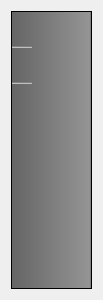
<?xml version="1.0" encoding="UTF-8"?>
<ui version="4.0">
 <class>sidebar</class>
 <widget class="QWidget" name="sidebar">
  <property name="geometry">
   <rect>
    <x>0</x>
    <y>0</y>
    <width>103</width>
    <height>300</height>
   </rect>
  </property>
  <property name="windowTitle">
   <string>Form</string>
  </property>
  <layout class="QVBoxLayout" name="verticalLayout">
   <item>
    <widget class="AdminSidebar" name="listWidget">
     <property name="focusPolicy">
      <enum>Qt::NoFocus</enum>
     </property>
     <property name="styleSheet">
      <string notr="true">QListWidget 
{ 
background: qlineargradient(spread:pad, x1:0, y1:0, x2:1, y2:0, stop:0 rgba(100, 100, 100, 255), stop:1 rgba(150, 150, 150, 255));  
border-right: 2px groove gray; 
}

QListWidget::item:hover 
{ 
background: qlineargradient(spread:pad, x1:0, y1:0, x2:1, y2:0, stop:0 rgba(150, 150, 150, 255), stop:1 rgba(200, 200, 200, 255)); 
}

QListWidget::item:selected 
{ 
background: qlineargradient(spread:pad, x1:0, y1:0, x2:1, y2:0, stop:0 rgba(200, 200, 200, 200), stop:1 rgba(220, 220, 220, 255)); 
}

QListWidget::item 
{ 
border-bottom: 2px groove gray; 
padding: 10px; color: white; 
}</string>
     </property>
     <property name="flow">
      <enum>QListView::TopToBottom</enum>
     </property>
     <property name="viewMode">
      <enum>QListView::IconMode</enum>
     </property>
     <property name="selectionRectVisible">
      <bool>false</bool>
     </property>
     <item>
      <property name="text">
       <string/>
      </property>
     </item>
     <item>
      <property name="text">
       <string/>
      </property>
     </item>
    </widget>
   </item>
  </layout>
 </widget>
 <customwidgets>
  <customwidget>
   <class>AdminSidebar</class>
   <extends>QListWidget</extends>
   <header location="global">adminsidebar.h</header>
  </customwidget>
 </customwidgets>
 <resources/>
 <connections/>
</ui>
